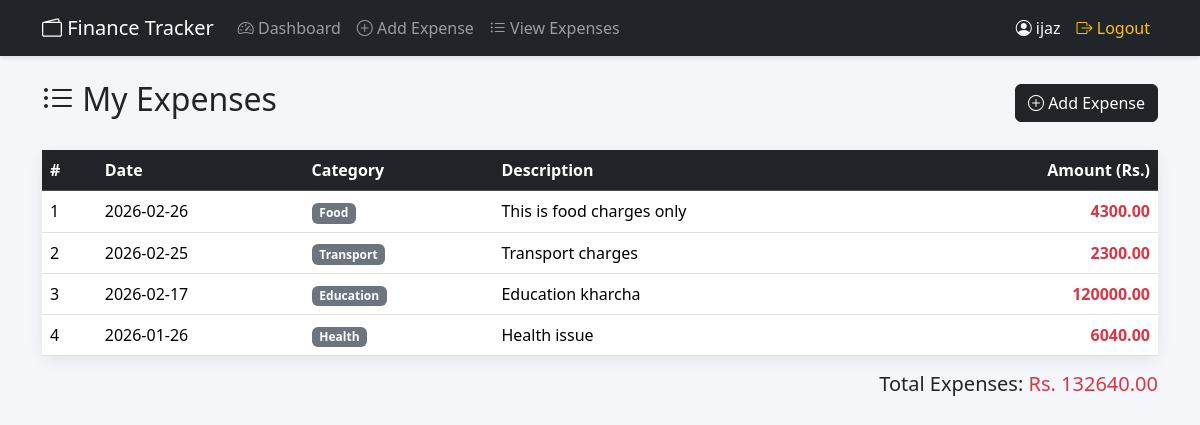
/expenses (signed in), run on an earlier commit of the app's database.
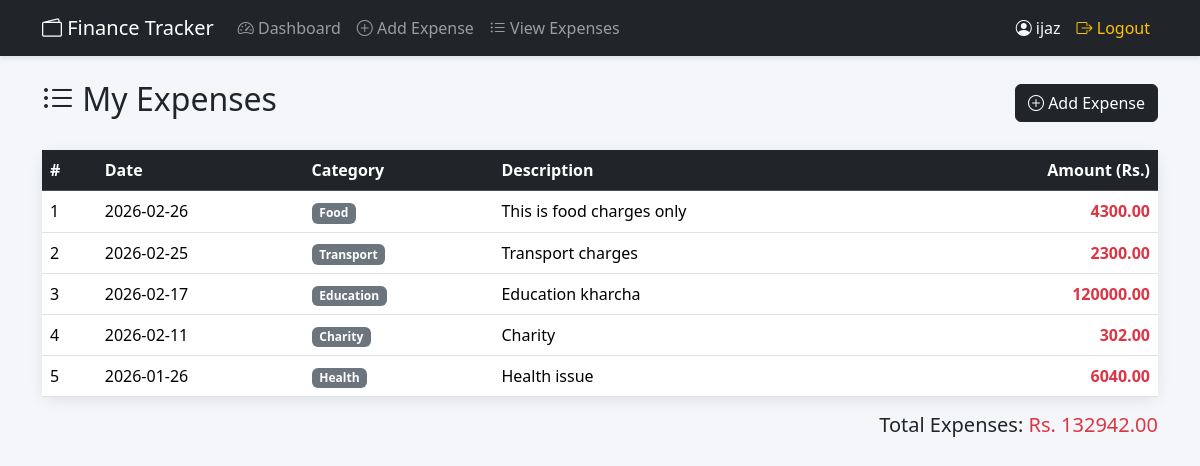
And on a later commit of the database.
### tables this page shows
CREATE TABLE transactions(
        id INTEGER PRIMARY KEY AUTOINCREMENT,
        user_id INTEGER NOT NULL,
        type TEXT NOT NULL,
        category TEXT NOT NULL,
        amount REAL NOT NULL,
        description TEXT,
        date DATE NOT NULL,
        created_at TIMESTAMP DEFAULT CURRENT_TIMESTAMP,
        FOREIGN KEY (user_id) REFERENCES users(id)
    );

### routes/transactions.py (the view)
@transactions.route('/expenses')
def view_expenses():
    if 'user_id' not in session:
        return redirect(url_for('auth.login'))
    db = get_db()
    expenses = db.execute("""
        SELECT id, category, amount, description, date
        FROM transactions
        WHERE user_id = ? AND type = 'expense'
        ORDER BY date DESC
    """, (session['user_id'],)).fetchall()
    return render_template('expenses.html', expenses=expenses)

### app.py (called while the page is built)
@app.teardown_appcontext
def shutdown_session(exception=None):
    close_connection(exception)

### models/database.py (called while the page is built)
def get_db():
    db = getattr(g, '_database', None)
    if db is None:
        db = g._database = sqlite3.connect(DATABASE)
        db.row_factory = sqlite3.Row
    return db

def close_connection(exception):
    db = getattr(g, '_database', None)
    if db is not None:
        db.close()

### templates/expenses.html (shortened to what this page needs)
{% extends "base.html" %}
{% block content %}
<div class="d-flex justify-content-between align-items-center mb-4">
    <h2><i class="bi bi-list-ul"></i> My Expenses</h2>
    <a href="/add" class="btn btn-dark"><i class="bi bi-plus-circle"></i> Add Expense</a>
</div>
{% if expenses %}
<div class="card">
    <div class="card-body p-0">
        <div class="table-responsive">
            <table class="table table-hover mb-0">
                <thead class="table-dark">
                    <tr>
                        <th>#</th>
                        <th>Date</th>
                        <th>Category</th>
                        <th>Description</th>
                        <th class="text-end">Amount (Rs.)</th>
                    </tr>
                </thead>
                <tbody>
                    {% for expense in expenses %}
                    <tr>
                        <td>{{ loop.index }}</td>
                        <td>{{ expense['date'] }}</td>
                        <td><span class="badge bg-secondary">{{ expense['category'] }}</span></td>
                        <td>{{ expense['description'] if expense['description'] else '-' }}</td>
                        <td class="text-end fw-bold text-danger">{{ "%.2f"|format(expense['amount']) }}</td>
                    </tr>
                    {% endfor %}
                </tbody>
            </table>
        </div>
    </div>
</div>
{% set total = expenses | map(attribute='amount') | list %}
<div class="text-end mt-3">
    <h5>Total Expenses: <span class="text-danger">Rs. {{ "%.2f"|format(total|sum) }}</span></h5>
</div>
{% else %}
<div class="text-center mt-5">
    <i class="bi bi-inbox" style="font-size: 4rem; color: #ccc;"></i>
    <h4 class="text-muted mt-3">No expenses recorded yet</h4>
    <p class="text-muted">Click "Add Expense" to add your first expense entry.</p>
</div>
{% endif %}
{% endblock %}

### templates/base.html (shortened to what this page needs)
<!DOCTYPE html>
<html lang="en">
<head>
    <link href="https://cdn.jsdelivr.net/npm/bootstrap@5.3.2/dist/css/bootstrap.min.css" rel="stylesheet">
    <link href="https://cdn.jsdelivr.net/npm/bootstrap-icons@1.11.1/font/bootstrap-icons.css" rel="stylesheet">
</head>
<body>
    {% if session.get('user_id') %}
    <nav class="navbar navbar-expand-lg navbar-dark bg-dark mb-4">
        <div class="container">
            <a class="navbar-brand" href="/dashboard">
                <i class="bi bi-wallet2"></i> Finance Tracker
            </a>
            <div class="collapse navbar-collapse" id="navbarNav">
                <ul class="navbar-nav me-auto">
                    <li class="nav-item">
                        <a class="nav-link" href="/dashboard"><i class="bi bi-speedometer2"></i> Dashboard</a>
                    </li>
                    <li class="nav-item">
                        <a class="nav-link" href="/add"><i class="bi bi-plus-circle"></i> Add Expense</a>
                    </li>
                    <li class="nav-item">
                        <a class="nav-link" href="/expenses"><i class="bi bi-list-ul"></i> View Expenses</a>
                    </li>
                </ul>
                <ul class="navbar-nav">
                    <li class="nav-item">
                        <span class="nav-link text-light"><i class="bi bi-person-circle"></i> {{ session.get('user_name') }}</span>
                    </li>
                    <li class="nav-item">
                        <a class="nav-link text-warning" href="/logout"><i class="bi bi-box-arrow-right"></i> Logout</a>
                    </li>
                </ul>
            </div>
        </div>
    </nav>
    {% endif %}
    <div class="container">
        {% block content %}{% endblock %}
    </div>
</body>
</html>

### templates/base.html (style rules this page uses)
body { background-color: #f4f6f9; }
.navbar { box-shadow: 0 2px 4px rgba(0,0,0,0.1); }
.card { border: none; border-radius: 12px; box-shadow: 0 4px 15px rgba(0,0,0,0.08); }

What changed in the data, as far as the page shows it:
added transactions: date "2026-02-11", category "Charity", description "Charity", amount "302.00"
Also different on the page:
{{ "%.2f"|format(total|sum) }}: "132640.00" → "132942.00"
